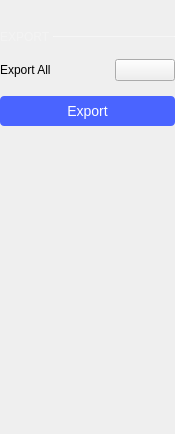
<?xml version="1.0" encoding="UTF-8"?>
<ui version="4.0">
 <class>ExportSettings</class>
 <widget class="QWidget" name="ExportSettings">
  <property name="geometry">
   <rect>
    <x>0</x>
    <y>0</y>
    <width>175</width>
    <height>434</height>
   </rect>
  </property>
  <property name="windowTitle">
   <string>Form</string>
  </property>
  <layout class="QVBoxLayout" name="verticalLayout">
   <property name="spacing">
    <number>0</number>
   </property>
   <property name="leftMargin">
    <number>0</number>
   </property>
   <property name="topMargin">
    <number>0</number>
   </property>
   <property name="rightMargin">
    <number>0</number>
   </property>
   <property name="bottomMargin">
    <number>0</number>
   </property>
   <item>
    <widget class="QWidget" name="mainWidget" native="true">
     <property name="sizePolicy">
      <sizepolicy hsizetype="Preferred" vsizetype="Preferred">
       <horstretch>0</horstretch>
       <verstretch>0</verstretch>
      </sizepolicy>
     </property>
     <layout class="QVBoxLayout" name="verticalLayout_2">
      <property name="spacing">
       <number>0</number>
      </property>
      <property name="leftMargin">
       <number>0</number>
      </property>
      <property name="topMargin">
       <number>0</number>
      </property>
      <property name="rightMargin">
       <number>0</number>
      </property>
      <property name="bottomMargin">
       <number>0</number>
      </property>
      <item>
       <spacer name="verticalSpacer_2">
        <property name="orientation">
         <enum>Qt::Vertical</enum>
        </property>
        <property name="sizeType">
         <enum>QSizePolicy::Fixed</enum>
        </property>
        <property name="sizeHint" stdset="0">
         <size>
          <width>20</width>
          <height>20</height>
         </size>
        </property>
       </spacer>
      </item>
      <item>
       <layout class="QHBoxLayout" name="header">
        <property name="spacing">
         <number>0</number>
        </property>
        <property name="topMargin">
         <number>10</number>
        </property>
        <item>
         <widget class="QLabel" name="label">
          <property name="sizePolicy">
           <sizepolicy hsizetype="Fixed" vsizetype="Fixed">
            <horstretch>0</horstretch>
            <verstretch>0</verstretch>
           </sizepolicy>
          </property>
          <property name="styleSheet">
           <string notr="true">QLabel {
 font-size: 12px;
 color: rgba(255, 255, 255, 70);
}</string>
          </property>
          <property name="text">
           <string>EXPORT </string>
          </property>
         </widget>
        </item>
        <item>
         <widget class="Line" name="line">
          <property name="minimumSize">
           <size>
            <width>0</width>
            <height>1</height>
           </size>
          </property>
          <property name="maximumSize">
           <size>
            <width>16777215</width>
            <height>1</height>
           </size>
          </property>
          <property name="styleSheet">
           <string notr="true"> border: 1px solid rgba(255, 255, 255, 70);</string>
          </property>
          <property name="orientation">
           <enum>Qt::Horizontal</enum>
          </property>
         </widget>
        </item>
       </layout>
      </item>
      <item>
       <layout class="QVBoxLayout" name="verticalLayout_3">
        <property name="spacing">
         <number>15</number>
        </property>
        <property name="leftMargin">
         <number>0</number>
        </property>
        <property name="topMargin">
         <number>0</number>
        </property>
        <property name="rightMargin">
         <number>0</number>
        </property>
        <item>
         <spacer name="verticalSpacer_3">
          <property name="orientation">
           <enum>Qt::Vertical</enum>
          </property>
          <property name="sizeType">
           <enum>QSizePolicy::Fixed</enum>
          </property>
          <property name="sizeHint" stdset="0">
           <size>
            <width>20</width>
            <height>5</height>
           </size>
          </property>
         </spacer>
        </item>
        <item>
         <layout class="QHBoxLayout" name="horizontalLayout_2">
          <property name="topMargin">
           <number>10</number>
          </property>
          <item>
           <widget class="QLabel" name="label_3">
            <property name="sizePolicy">
             <sizepolicy hsizetype="Minimum" vsizetype="Preferred">
              <horstretch>0</horstretch>
              <verstretch>0</verstretch>
             </sizepolicy>
            </property>
            <property name="text">
             <string>Export All</string>
            </property>
           </widget>
          </item>
          <item>
           <spacer name="horizontalSpacer_3">
            <property name="orientation">
             <enum>Qt::Horizontal</enum>
            </property>
            <property name="sizeType">
             <enum>QSizePolicy::Fixed</enum>
            </property>
            <property name="sizeHint" stdset="0">
             <size>
              <width>40</width>
              <height>20</height>
             </size>
            </property>
           </spacer>
          </item>
          <item>
           <widget class="adiscope::CustomSwitch" name="btnExportAll">
            <property name="text">
             <string/>
            </property>
            <property name="checkable">
             <bool>true</bool>
            </property>
           </widget>
          </item>
         </layout>
        </item>
        <item>
         <layout class="QHBoxLayout" name="horizontalLayout_4">
          <property name="spacing">
           <number>0</number>
          </property>
          <property name="leftMargin">
           <number>0</number>
          </property>
          <property name="topMargin">
           <number>0</number>
          </property>
          <property name="rightMargin">
           <number>0</number>
          </property>
          <property name="bottomMargin">
           <number>0</number>
          </property>
          <item>
           <layout class="QVBoxLayout" name="dropDownLayout">
            <property name="leftMargin">
             <number>0</number>
            </property>
            <property name="topMargin">
             <number>0</number>
            </property>
           </layout>
          </item>
         </layout>
        </item>
        <item>
         <layout class="QHBoxLayout" name="horizontalLayout">
          <property name="spacing">
           <number>0</number>
          </property>
          <property name="leftMargin">
           <number>0</number>
          </property>
          <property name="topMargin">
           <number>0</number>
          </property>
          <property name="rightMargin">
           <number>0</number>
          </property>
          <property name="bottomMargin">
           <number>0</number>
          </property>
          <item>
           <widget class="QPushButton" name="btnExport">
            <property name="styleSheet">
             <string notr="true">QPushButton {
  min-height: 30px;
  max-height: 30px;

  border: 0px;
  border-radius: 4px;

  background-color: #4a64ff;
  color: #ffffff;

  font-size: 14px;
}

QPushButton:pressed {
  background-color: #2a44df;
}

QPushButton:hover {
	background-color: #4a34ff;
}</string>
            </property>
            <property name="text">
             <string>Export</string>
            </property>
           </widget>
          </item>
         </layout>
        </item>
       </layout>
      </item>
      <item>
       <spacer name="verticalSpacer">
        <property name="orientation">
         <enum>Qt::Vertical</enum>
        </property>
        <property name="sizeHint" stdset="0">
         <size>
          <width>20</width>
          <height>40</height>
         </size>
        </property>
       </spacer>
      </item>
     </layout>
    </widget>
   </item>
  </layout>
 </widget>
 <customwidgets>
  <customwidget>
   <class>adiscope::CustomSwitch</class>
   <extends>QPushButton</extends>
   <header>customSwitch.hpp</header>
  </customwidget>
 </customwidgets>
 <resources/>
 <connections/>
</ui>
